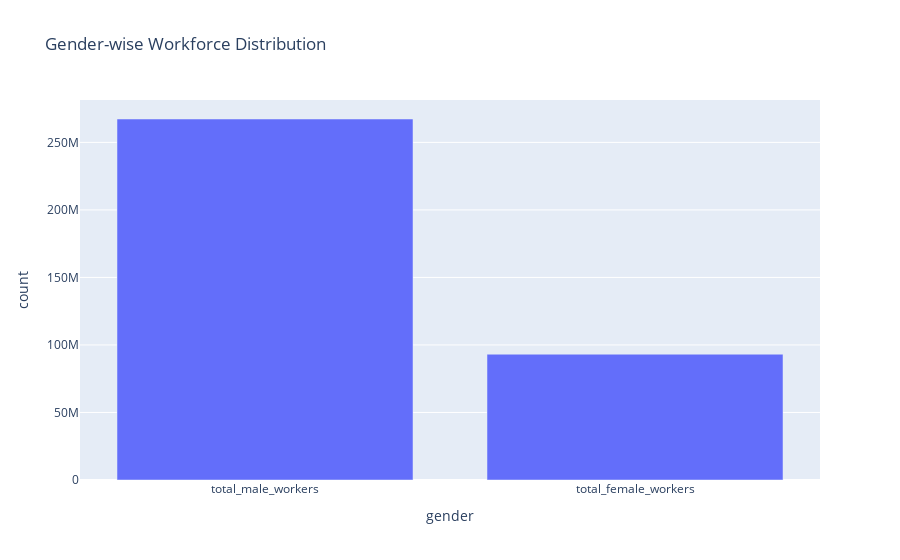

Notebook code for this chart:
### Code cell
#Gender Distribution Bar Chart

fig_gender = px.bar(
    gender_df,
    x="gender",
    y="count",
    title="Gender-wise Workforce Distribution"
)

fig_gender.show()

### Figure 1 — Plotly figure (JSON) as saved in the notebook; plotly's stock layout.template omitted (floating-point values rounded to 4 significant figures)
{"data": [{"hovertemplate": "gender=%{x}<br>count=%{y}<extra></extra>", "legendgroup": "", "marker": {"color": "#636efa", "pattern": {"shape": ""}}, "name": "", "orientation": "v", "showlegend": false, "textposition": "auto", "type": "bar", "x": ["total_male_workers", "total_female_workers"], "xaxis": "x", "y": [267323648, 93151080], "yaxis": "y"}], "layout": {"barmode": "relative", "legend": {"tracegroupgap": 0}, "title": {"text": "Gender-wise Workforce Distribution"}, "xaxis": {"anchor": "y", "domain": [0, 1], "title": {"text": "gender"}}, "yaxis": {"anchor": "x", "domain": [0, 1], "title": {"text": "count"}}}}
